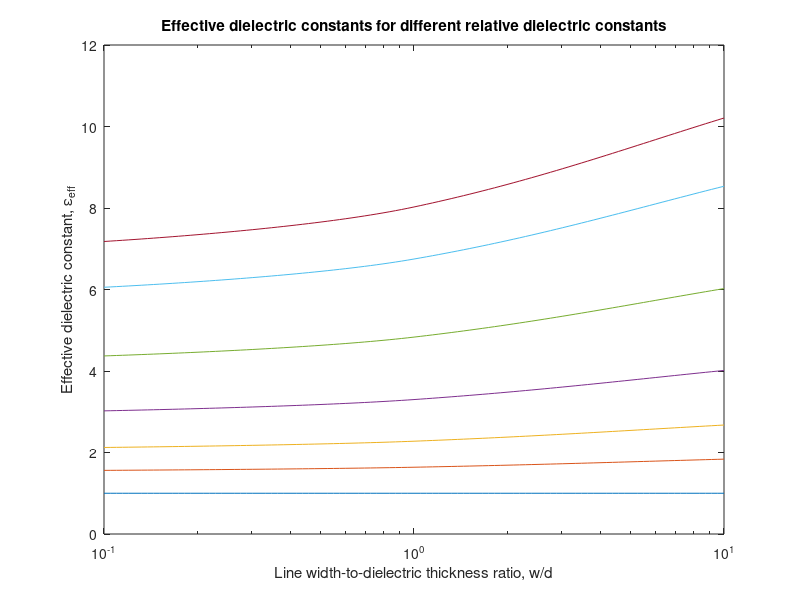
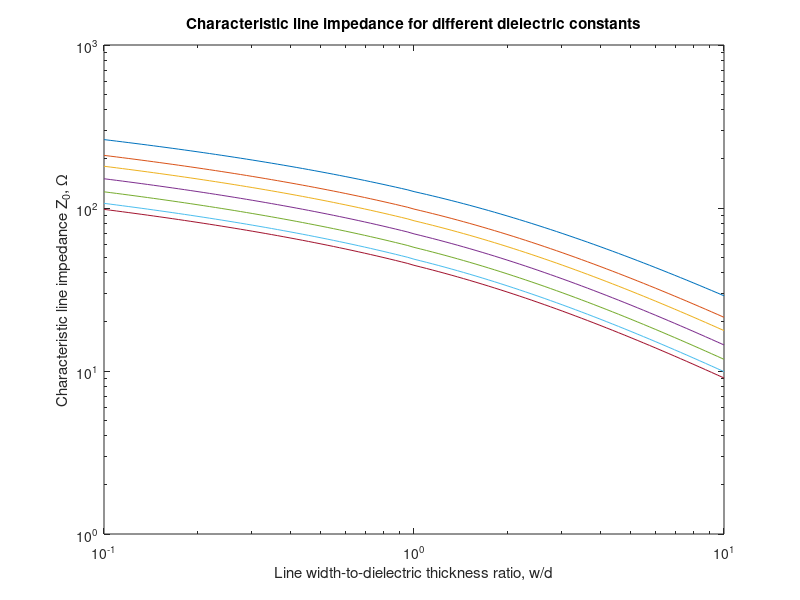

The MATLAB script that drew these images, in order:
%
%   This file generates the graphs of the characteristic 
%   impedance of the microstrip line and its effective dielectric 
%   constant as a function of width-to-height ratio w/h
%   The corresponding figures in the text are 2-20 and 2-21
% 
%   Copyright (c) 1999 by P.Bretchko and R.Ludwig
%   "RF Circuit Design: Theory and Practice"
%

clear all;
close all; % close all opened graphs

eps=[1 2 3 4.6 7 10 12];  % relative dielectric constants of the substrate 
                          % for which graphs will be plotted
                         
% define w/h ratio on a log scale
N=100;    % number of sample points
wh_min=0.1;
wh_max=10;
wh=wh_min*((wh_max/wh_min).^((0:N)/N));

eps_fig=figure;  % open new graph for relative dielectric constant 
Z0_fig=figure;   % open new graph for characteristic impedance

Zf=sqrt(4*pi*1e-7/8.85e-12);

for n=1:length(eps)
   % compute effective dielectric constant
   er=eps(n);
   eps_eff_2_43=(er+1)/2+(er-1)/2*((1+12./wh).^(-0.5)+0.04*(1-wh).^2); % valid for w/h<1
   eps_eff_2_45=(er+1)/2+(er-1)/2*(1+12./wh).^(-0.5);                  % valid for w/h>1
   eps_eff=eps_eff_2_43.*(wh<1)+eps_eff_2_45.*(wh>=1);
   figure(eps_fig);
   semilogx(wh,eps_eff);
   hold on;
   
   % compute characteristic line impedance
   Z0_2_42=Zf./(2*pi*(eps_eff.^0.5)).*log(8./wh+wh/4);       % see equation (2.42)
   Z0_2_44=Zf./(eps_eff.^0.5)./(1.393+wh+2/3*log(wh+1.444)); % see equation (2.44)
   Z0=Z0_2_42.*(wh<1)+Z0_2_44.*(wh>=1);
   figure(Z0_fig);
   loglog(wh,Z0);
   hold on;
end;
figure(eps_fig);
title('Effective dielectric constants for different relative dielectric constants');
xlabel('Line width-to-dielectric thickness ratio, w/d');
ylabel('Effective dielectric constant, {\epsilon_{eff}}');
axis([0.1 10 0 12]);

figure(Z0_fig);
title('Characteristic line impedance for different dielectric constants');
xlabel('Line width-to-dielectric thickness ratio, w/d');
ylabel('Characteristic line impedance Z_0, {\Omega}');
